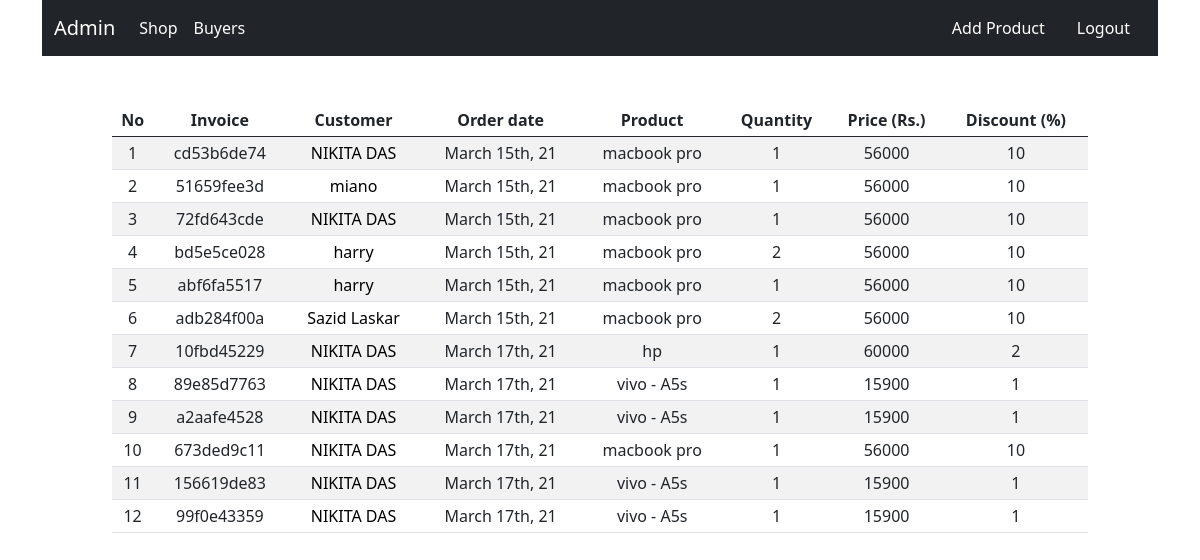
Page /detail on the earlier database version.
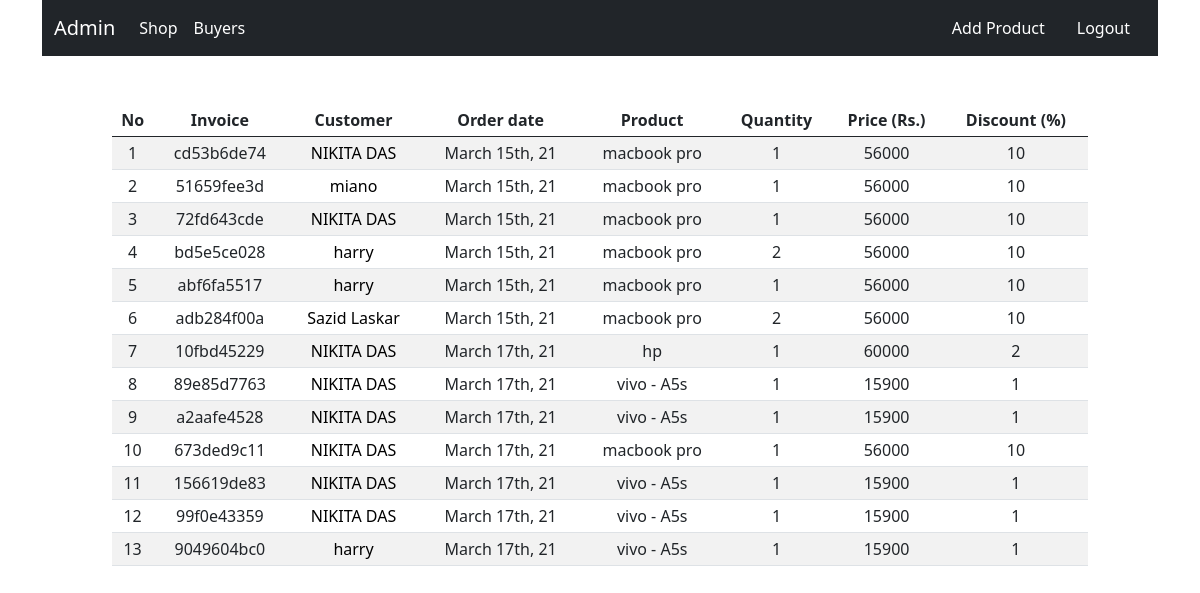
Same page on the later database version.
### shop/customers/models.py (models this page shows, shortened)
class Order(db.Model):
    id = db.Column(db.Integer, primary_key = True)
    invoice = db.Column(db.String(15), unique = True, nullable=False)
    status = db.Column(db.String(50), nullable = False, default = 'Pending')
    customer_id = db.Column(db.Integer, db.ForeignKey('customer.id'), nullable=False)
    order_date = db.Column(db.DateTime, nullable = False, default = datetime.utcnow)
    orders = db.Column(jsonEncodedDict)

class Customer(db.Model, UserMixin):
    id = db.Column(db.Integer, primary_key=True)
    name = db.Column(db.String(80), unique=True, nullable=False)
    username = db.Column(db.String(80), unique=True, nullable=False)
    email = db.Column(db.String(120), unique=True, nullable=False)
    password = db.Column(db.String(120),  nullable=False)
    country = db.Column(db.String(120),  nullable=False)
    state = db.Column(db.String(120),  nullable=False)
    city = db.Column(db.String(120),  nullable=False)
    address = db.Column(db.String(120),  nullable=False)
    pin = db.Column(db.String(120),  nullable=False)
    contact= db.Column(db.String(120),  nullable=False)
    date_created = db.Column(db.DateTime, nullable = False, default = datetime.utcnow)

### shop/admin/routes.py (the view)
@app.route('/detail')
def detail():
    order = Order.query.all()
    customer = Customer.query.all()
    return render_template('admin/detail.html', order=order, customer = customer)

### shop/customers/models.py (called while the page is built)
    def process_result_value(self, value, dialect):
        if value is None:
            return {}
        else:
            return json.loads(value)

### shop/templates/admin/detail.html (shortened to what this page needs)
{% extends "base.html" %}
{% block content %}
{% include 'admin_navbar.html' %}
<div class="conatiner mt-5 ml-3" style="margin-left: 7rem; margin-right: 7rem;">
    <table class="table table-sm table-condensed table-striped table-hover "style="text-align: center";>
        <thead>
            <th>No</th>
            <th>Invoice</th>
          <th>Customer</th>
            <th>Order date</th>
            <th>Product</th>
            <th>Quantity</th>
            <th>Price (Rs.)</th>
            <th>Discount (%)</th>
        </thead>
        <tbody >
            {% if order %}
            {% for ord in order %}
          <tr>
              <td>{{ loop.index }}</td>
              <td>{{ ord.invoice }}</td>
           {% for cust in customer %}
              {% if cust.id == ord.customer_id %}
            <td><a href="{{ url_for('info', name = cust.name)}}" style="text-decoration: none; color: black;">{{ cust.name }}</a></td>
              {% endif %}
              {% endfor %}
              <td>{{ moment(ord.order_date).format("MMMM Do, YY") }}</td>
              {% for key, product in ord.orders.items():  %}
              <td>{{ product.name }}
                </td>
              <td>{{ product.quantity }}</td>
              <td>{{ product.price }}</td>
              <td>{{ product.discount }}</td>
              {% endfor %}
              {% endfor %}
              {% endif %}
              {% endblock %}

### shop/templates/base.html (shortened to what this page needs)
<!doctype html>
<html lang="en">
  <head>
    <link rel="stylesheet" href="{{ url_for('static',filename = 'css/bootstrap.min.css')}} ">
  </head>
  <body>
    {% block content %}
    {% endblock %}
  </body>
  </body>
</html>

### shop/templates/admin_navbar.html (shortened to what this page needs)
<div class="container">
    <nav class="navbar navbar-expand-lg navbar-light bg-dark">
        <div class="container-fluid">
          <a class="navbar-brand" href="{{ url_for('admin')}}" style="color: white;">Admin</a>
          <div class="collapse navbar-collapse" id="navbarNavDropdown">
            <ul class="navbar-nav">
              <li class="nav-item">
                <a class="nav-link active" aria-current="page" href="{{ url_for('admin_shop')}}"style="color: white;">Shop</a>
              </li>
              <li class="nav-item">
                <a class="nav-link active" aria-current="page" href="{{ url_for('detail')}}"style="color: white;">Buyers</a>
              </li>
          </div>
          <ul class="nav justify-content-end">
            <li class="nav-item">
              <a class="nav-link active" aria-current="page" href="{{ url_for('addproduct')}}" style="color: white;">Add Product</a>
            </li>
            </ul>
                <a href="{{ url_for('main')}}" class="nav-link"style="color: white;">Logout</a>
        </div>
      </nav>
</div>

Differences in the rows shown:
added Order: invoice "9049604bc0", order_date "March 17th, 21", name "vivo - A5s", quantity "1", price "15900", discount "1", Customer (name "harry")
